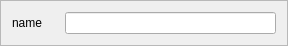
<?xml version="1.0" encoding="UTF-8"?>
<ui version="4.0">
 <class>Frame</class>
 <widget class="QFrame" name="Frame">
  <property name="enabled">
   <bool>true</bool>
  </property>
  <property name="geometry">
   <rect>
    <x>0</x>
    <y>0</y>
    <width>288</width>
    <height>46</height>
   </rect>
  </property>
  <property name="windowTitle">
   <string>Frame</string>
  </property>
  <property name="layoutDirection">
   <enum>Qt::LeftToRight</enum>
  </property>
  <property name="frameShape">
   <enum>QFrame::StyledPanel</enum>
  </property>
  <property name="frameShadow">
   <enum>QFrame::Raised</enum>
  </property>
  <layout class="QFormLayout" name="formLayout">
   <item row="0" column="0">
    <widget class="QLabel" name="label_2">
     <property name="text">
      <string>name     </string>
     </property>
    </widget>
   </item>
   <item row="0" column="1">
    <widget class="QLineEdit" name="lineEdit"/>
   </item>
  </layout>
 </widget>
 <resources/>
 <connections/>
</ui>
